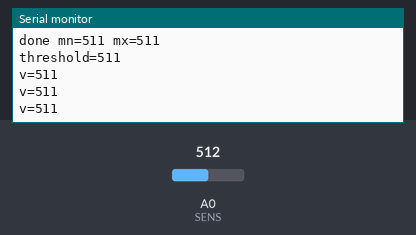
A program run on a simulated Arduino Uno, built with avr-gcc and run on an emulated ATmega328P. On the bench: the last lines printed to the serial monitor. Inputs (shaded band) come from the test bench; at power-on: A0 (SENS) = 512.

Above: at 3.7 s.
3.8 s: A0 (SENS) set to 716
At 4.4 s:
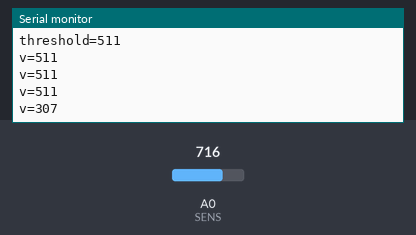
5.3 s: A0 (SENS) set to 900
At 5.9 s:
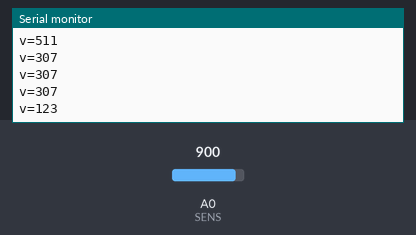
Timing chart, 0 to 8.3 s (numbered marks = the images above; inputs shaded):
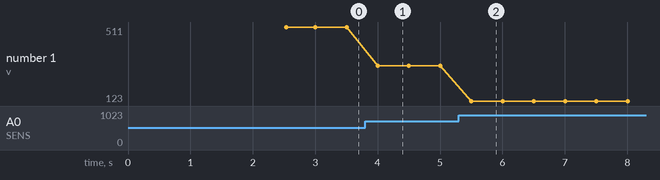

The program:

main.cpp
```cpp
#include <Arduino.h>
#define SENS A0
#define NO_RESISTOR_LDR 1
inline int readSensor(){ return 1023 - analogRead(SENS); }
void setup(){ pinMode(SENS, INPUT_PULLUP); Serial.begin(9600); delay(500); Serial.println("CAL TEST start");
  int mn=1023,mx=0; unsigned long t0=millis();
  Serial.println("loop start");
  while(millis()-t0<2000){ int v=readSensor(); if(v<mn)mn=v; if(v>mx)mx=v; delay(5); }
  Serial.print("done mn=");Serial.print(mn);Serial.print(" mx=");Serial.println(mx);
  Serial.print("threshold=");Serial.println((mn+mx)/2);
}
void loop(){ int v=readSensor(); Serial.print("v=");Serial.println(v); delay(500);}
```

Measured:
- after the input at 3.8 s, the serial monitor: prints a new line after 0.20 s (image 1)
- after the input at 5.3 s, the serial monitor: prints a new line after 0.20 s (image 2)
- plotted number 1: 511 → 307 after the input at 3.8 s, 307 → 123 after the input at 5.3 s
